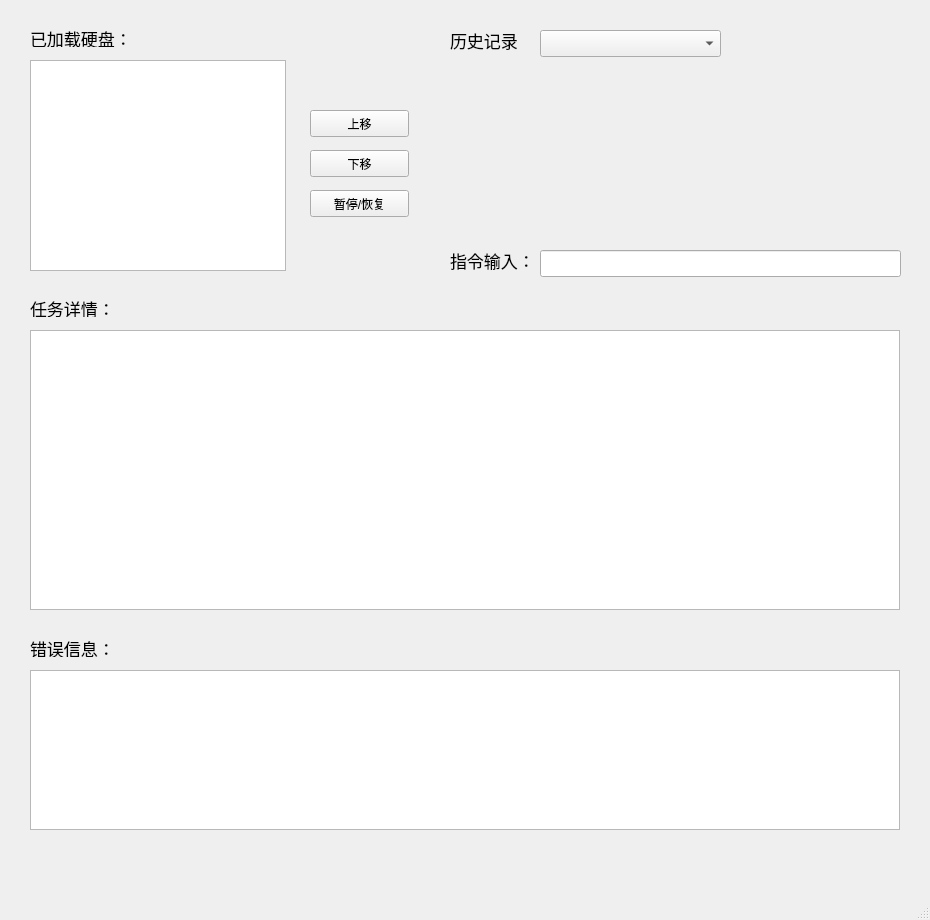
<?xml version="1.0" encoding="UTF-8"?>
<ui version="4.0">
 <class>MainWindow</class>
 <widget class="QMainWindow" name="MainWindow">
  <property name="windowModality">
   <enum>Qt::NonModal</enum>
  </property>
  <property name="geometry">
   <rect>
    <x>0</x>
    <y>0</y>
    <width>930</width>
    <height>920</height>
   </rect>
  </property>
  <property name="windowTitle">
   <string>数据产线V2.0</string>
  </property>
  <widget class="QWidget" name="centralwidget">
   <widget class="QLabel" name="label_disk_list">
    <property name="geometry">
     <rect>
      <x>30</x>
      <y>30</y>
      <width>101</width>
      <height>17</height>
     </rect>
    </property>
    <property name="font">
     <font>
      <pointsize>13</pointsize>
     </font>
    </property>
    <property name="text">
     <string>已加载硬盘：</string>
    </property>
   </widget>
   <widget class="QListView" name="listView_disk_list">
    <property name="geometry">
     <rect>
      <x>30</x>
      <y>60</y>
      <width>256</width>
      <height>211</height>
     </rect>
    </property>
   </widget>
   <widget class="QLabel" name="label_mission_info">
    <property name="geometry">
     <rect>
      <x>30</x>
      <y>300</y>
      <width>81</width>
      <height>17</height>
     </rect>
    </property>
    <property name="font">
     <font>
      <pointsize>13</pointsize>
     </font>
    </property>
    <property name="text">
     <string>任务详情：</string>
    </property>
   </widget>
   <widget class="QLabel" name="label_error_info">
    <property name="geometry">
     <rect>
      <x>30</x>
      <y>640</y>
      <width>81</width>
      <height>17</height>
     </rect>
    </property>
    <property name="font">
     <font>
      <pointsize>13</pointsize>
     </font>
    </property>
    <property name="text">
     <string>错误信息：</string>
    </property>
   </widget>
   <widget class="QPushButton" name="pushButton_up">
    <property name="geometry">
     <rect>
      <x>310</x>
      <y>110</y>
      <width>99</width>
      <height>27</height>
     </rect>
    </property>
    <property name="text">
     <string>上移</string>
    </property>
   </widget>
   <widget class="QPushButton" name="pushButton_down">
    <property name="geometry">
     <rect>
      <x>310</x>
      <y>150</y>
      <width>99</width>
      <height>27</height>
     </rect>
    </property>
    <property name="text">
     <string>下移</string>
    </property>
   </widget>
   <widget class="QPushButton" name="pushButton_pause_resume">
    <property name="geometry">
     <rect>
      <x>310</x>
      <y>190</y>
      <width>99</width>
      <height>27</height>
     </rect>
    </property>
    <property name="text">
     <string>暂停/恢复</string>
    </property>
   </widget>
   <widget class="QLabel" name="label_cmd">
    <property name="geometry">
     <rect>
      <x>450</x>
      <y>250</y>
      <width>81</width>
      <height>21</height>
     </rect>
    </property>
    <property name="font">
     <font>
      <pointsize>13</pointsize>
     </font>
    </property>
    <property name="text">
     <string>指令输入：</string>
    </property>
   </widget>
   <widget class="QLineEdit" name="lineEdit_cmd">
    <property name="geometry">
     <rect>
      <x>540</x>
      <y>250</y>
      <width>361</width>
      <height>27</height>
     </rect>
    </property>
   </widget>
   <widget class="QLabel" name="label_history">
    <property name="geometry">
     <rect>
      <x>450</x>
      <y>30</y>
      <width>71</width>
      <height>21</height>
     </rect>
    </property>
    <property name="font">
     <font>
      <pointsize>13</pointsize>
     </font>
    </property>
    <property name="text">
     <string>历史记录：</string>
    </property>
   </widget>
   <widget class="QComboBox" name="comboBox">
    <property name="geometry">
     <rect>
      <x>540</x>
      <y>30</y>
      <width>181</width>
      <height>27</height>
     </rect>
    </property>
   </widget>
   <widget class="QTableWidget" name="tableWidget_mission_info">
    <property name="geometry">
     <rect>
      <x>30</x>
      <y>330</y>
      <width>870</width>
      <height>280</height>
     </rect>
    </property>
   </widget>
   <widget class="QTableWidget" name="tableWidget_error_info">
    <property name="geometry">
     <rect>
      <x>30</x>
      <y>670</y>
      <width>870</width>
      <height>160</height>
     </rect>
    </property>
   </widget>
  </widget>
  <widget class="QMenuBar" name="menubar">
   <property name="geometry">
    <rect>
     <x>0</x>
     <y>0</y>
     <width>930</width>
     <height>25</height>
    </rect>
   </property>
  </widget>
  <widget class="QStatusBar" name="statusbar"/>
 </widget>
 <resources/>
 <connections/>
</ui>
